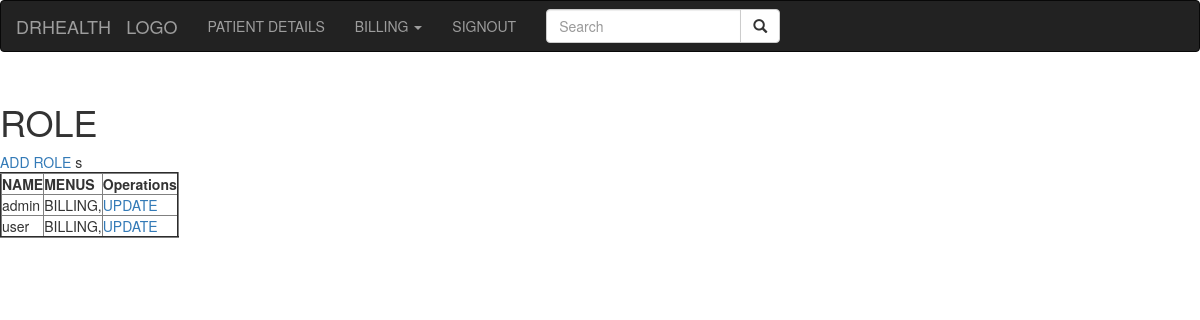
Screenshot of /roles/ (signed in) with the database file from the repository.
### sign/models.py (models this page shows, shortened)
class Menu(models.Model):
	name = models.CharField(max_length=250)
	submenus = models.ManyToManyField(Submenu, blank=True, null=True)

class Role(models.Model):
	name = models.CharField(max_length=10,
		choices=[("user","User"),("admin","admin")],
		default="user")
	menus= models.ManyToManyField(Menu, blank=True)

### sign/views.py (the view)
# urls.py: path("roles/",role_view),
@login_required
def role_view(request):
	return render(request, "sign/role_list.html",
		{"data":Role.objects.all()})

### sign/templates/sign/role_list.html (shortened to what this page needs)
{% extends "sign/home.html"%}
{% block content %}
<div class="row">
	<h1>ROLE</h1>
	<a href="/role_create">ADD ROLE</a>
	<table id="menu" border=2>
		<thead>
			<tr>
				<th>NAME</th>
				<th>MENUS</th>s
				<th>Operations</th>
			</tr>
		</thead>
		<tbody>
			{% for role in data%}
			<tr>
				<td>{{ role.name }}</td>
				<td>
					{% for m in role.menus.all %}
						{{ m.name }},
					{% endfor %}
				</td>
				<td><a href="/role_update/{{role.id}}/">UPDATE</a>
				</td>
			</tr>
			{% endfor %}
		</tbody>
	</table>
</div>
{% endblock %}

### sign/templates/sign/home.html (shortened to what this page needs)
<!DOCTYPE html>
<html lang="en">
<head>
  <link rel="stylesheet" href="https://maxcdn.bootstrapcdn.com/bootstrap/3.4.0/css/bootstrap.min.css">
</head>
<body>
<nav class="navbar navbar-inverse">
  <div class="container-fluid">
    <div class="navbar-header">
      <a class="navbar-brand" href="">DRHEALTH</a>
      <a class="navbar-brand" href="">LOGO</a>
    </div>
    <ul class="nav navbar-nav">
      {% if request.user.is_authenticated%}
      <li><a href="/patient_details">PATIENT DETAILS</a></li>
      {% for menu in request.user.role.menus.all %}
      <li class="dropdown">
        <a class="dropdown-toggle" data-toggle="dropdown" href="#">{{ menu.name| upper}}
        <span class="caret"></span></a>
      </li>
      {% endfor %}
      <li><a href="/signout">SIGNOUT</a></li>
      {% endif %}
    </ul>
    <form class="navbar-form navbar-left" action="/action_page.php">
      <div class="input-group">
        <input type="text" class="form-control" placeholder="Search" name="search">
        <div class="input-group-btn">
          <button class="btn btn-default" type="submit">
            <i class="glyphicon glyphicon-search"></i>
          </button>
        </div>
      </div>
    </form>
  </div>
</nav>
<div class="container login-container">
  <div class="row">
  </div>
  <div class="row">
    {% block content%}{% endblock %}
  </div>
</div>
</body>
</html>

### rows the page displays
Menu: name "BILLING"
Role: name "admin"
Role: name "user"
